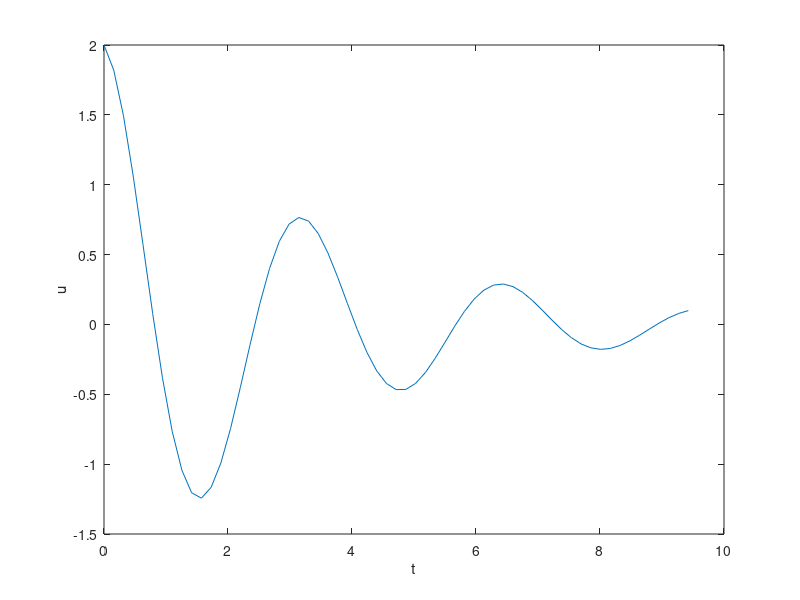

Recreate this plot in MATLAB.
% ---------------------------------------------
% function osc_FE.m
% author: Carina Witt
% 05.03.2019
%
% Forward Euler scheme
% for numerical calculation of oscillations
%----------------------------------------------

close all
clear all
clc

% parameters
omega = 2;           % frequency
P     = 2*pi/omega;  % period
iP    = 20;          % intervals per period
dt    = P/iP;        % time step
T     = 3*P;         % total time: 3 periods 
N_t   = floor(T/dt); % total intervals

% create time grid
t     = linspace(0, N_t*dt, N_t +1);

% initialization
u = zeros(N_t +1, 1); 
v = zeros(N_t +1, 1);

% initial condition
X_0  = 2;
u(1) = X_0;
v(1) = 0;

% apply Backward Euler scheme
for n = 1:N_t
    u(n+1) = ( u(n)+dt*v(n) )/( 1+dt^2*omega^2 );
    v(n+1) = v(n) - dt * omega^2 * u(n+1);
end

% plot the results
plot(t,u)
xlabel('t')
ylabel('u')
